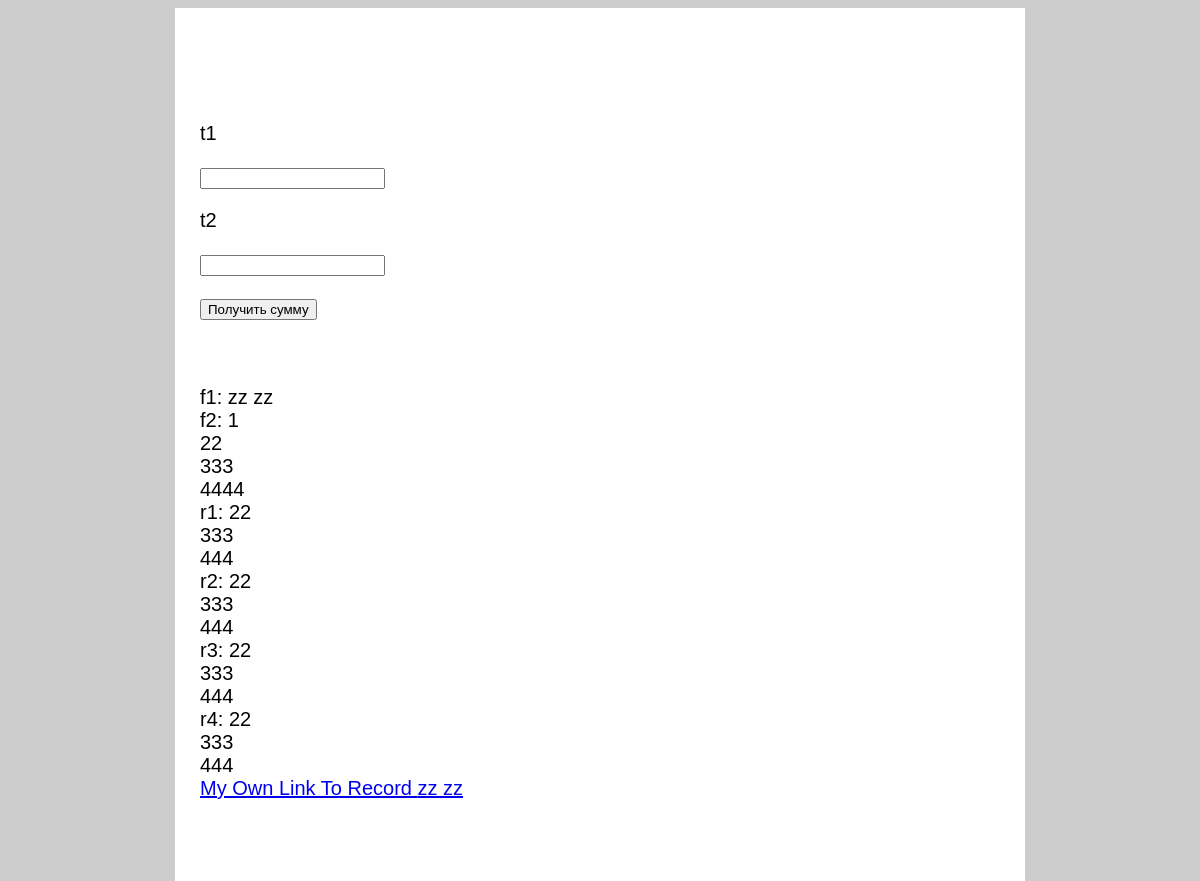
The app's page / (upper part), older data.
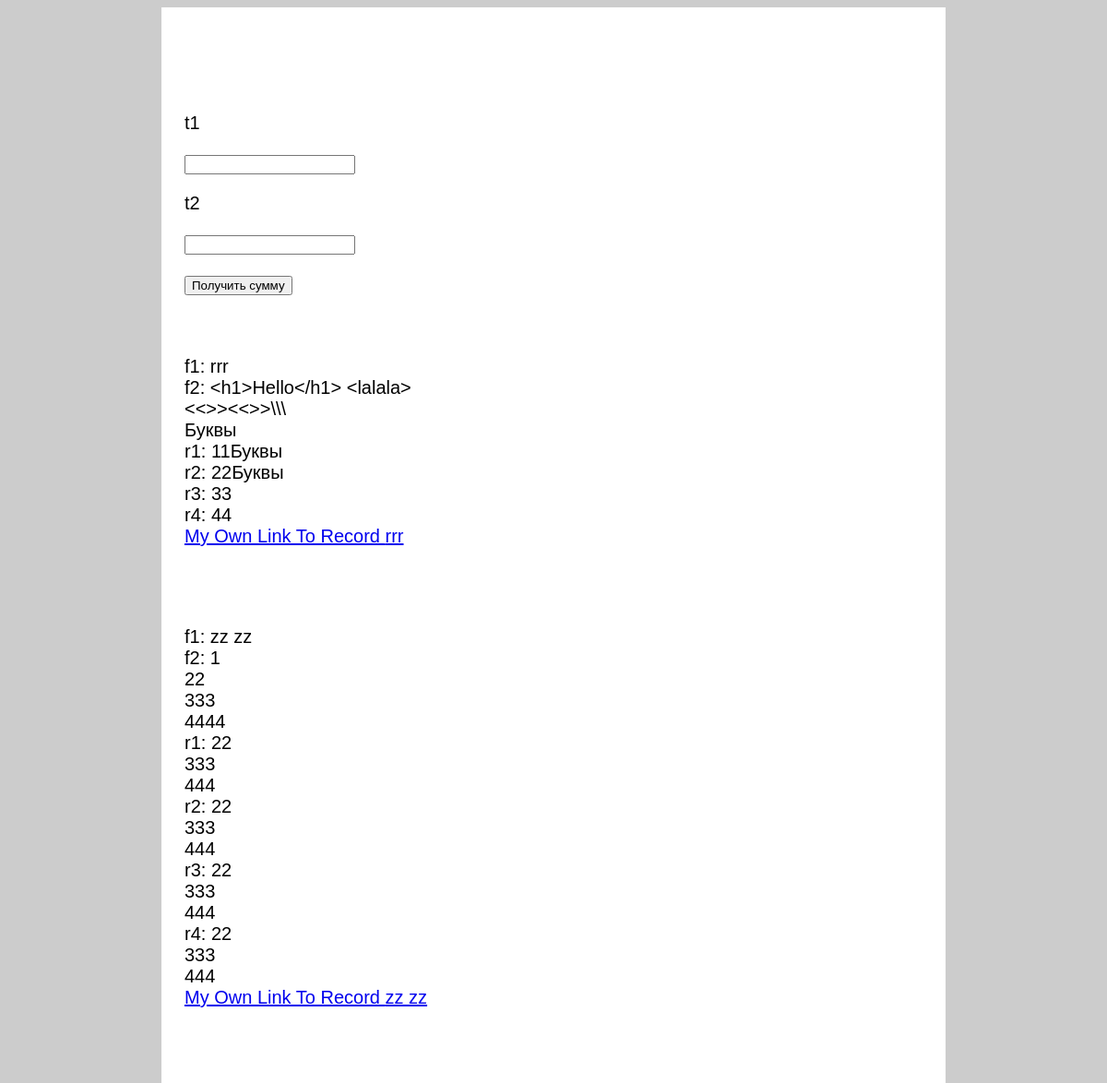
The same page, newer data.
### prilogenie111/models.py (models this page shows, shortened)
class MyFirstModel(models.Model):
    author = models.ForeignKey('auth.User')
    title = models.CharField(max_length=200)
    text = models.TextField()
    created_date = models.DateTimeField(default=timezone.now)
    published_date = models.DateTimeField(blank=True, null=True)
    my_field_1 = models.TextField()
    my_field_2 = models.TextField()
    my_field_3 = models.TextField()
    my_field_4 = models.TextField()

### prilogenie111/views.py (the view)
# urls.py: url(r'^$', views.my_page_first, name='my_page_first'),
def my_page_first(request):
    my_records_arr = MyFirstModel.objects.order_by('published_date')
    return render(request, 'prilogenie111/my_page_first.html', {'my_records_arr': my_records_arr})

### prilogenie111/templates/prilogenie111/my_page_first.html (shortened to what this page needs)
{% extends 'prilogenie111/my_template.html' %}
{% block content %}
    <br>
    <br>
    <br>
    <p>t1</p>
    <input id = 't1'>
    <p>t2</p>
    <input id = 't2'>
    <button onclick = "f()">Получить сумму</button>
    <br>
    <br>
    <br>
    {% for xxx in my_records_arr %}
        <p>
            f1: {{ xxx.title|linebreaksbr }}  <br>
            f2: {{ xxx.text|linebreaksbr }}  <br>
            r1: {{ xxx.my_field_1|linebreaksbr }}  <br>
            r2: {{ xxx.my_field_2|linebreaksbr }}  <br>
            r3: {{ xxx.my_field_3|linebreaksbr }}  <br>
            r4: {{ xxx.my_field_4|linebreaksbr }}  <br>
            <a href = "{% url 'my_page_second' pk=xxx.pk %}">My Own Link To Record {{ xxx.title }}</a> <br>
        </p>
        <br>
        <br>
    {% endfor %}
{% endblock %}

Row changes from the older to the newer data that the page shows:
added MyFirstModel: title "rrr", text "<h1>Hello</h1> <lalala> <<>><<>>\\\\\\ Буквы", my_field_1 "11Буквы", my_field_2 "22Буквы", my_field_3 "33", my_field_4 "44"
